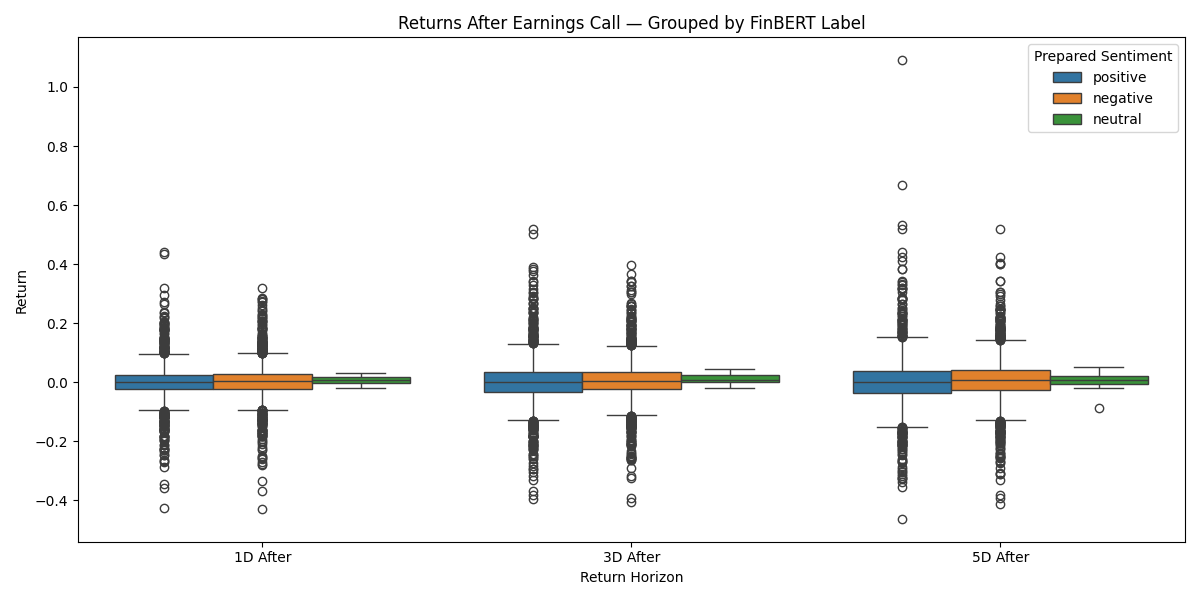

Recreate this plot in Python.
import pandas as pd
import matplotlib.pyplot as plt
import seaborn as sns

# --- LOAD DATA ---
df = pd.read_pickle("data/processed_data_sampled_with_finbert_fast.pkl")

# keep only valid labels
valid_labels = ["positive", "negative", "neutral"]
df_filtered = df[df["prepared_finbert_label"].isin(valid_labels)]

# melt the return columns
ret_cols = {
    "ret_1d_after": "1D After",
    "ret_3d_after": "3D After",
    "ret_5d_after": "5D After"
}

df_melt = df_filtered.melt(
    id_vars=["prepared_finbert_label"],
    value_vars=list(ret_cols.keys()),
    var_name="horizon",
    value_name="return"
)

# map cleaner names
df_melt["horizon"] = df_melt["horizon"].map(ret_cols)

plt.figure(figsize=(12, 6))
sns.boxplot(
    data=df_melt,
    x="horizon",
    y="return",
    hue="prepared_finbert_label"
)

plt.title("Returns After Earnings Call — Grouped by FinBERT Label")
plt.xlabel("Return Horizon")
plt.ylabel("Return")
plt.legend(title="Prepared Sentiment")
plt.tight_layout()

plt.savefig("visualization/FinBert_boxplot.png")


plt.show()
